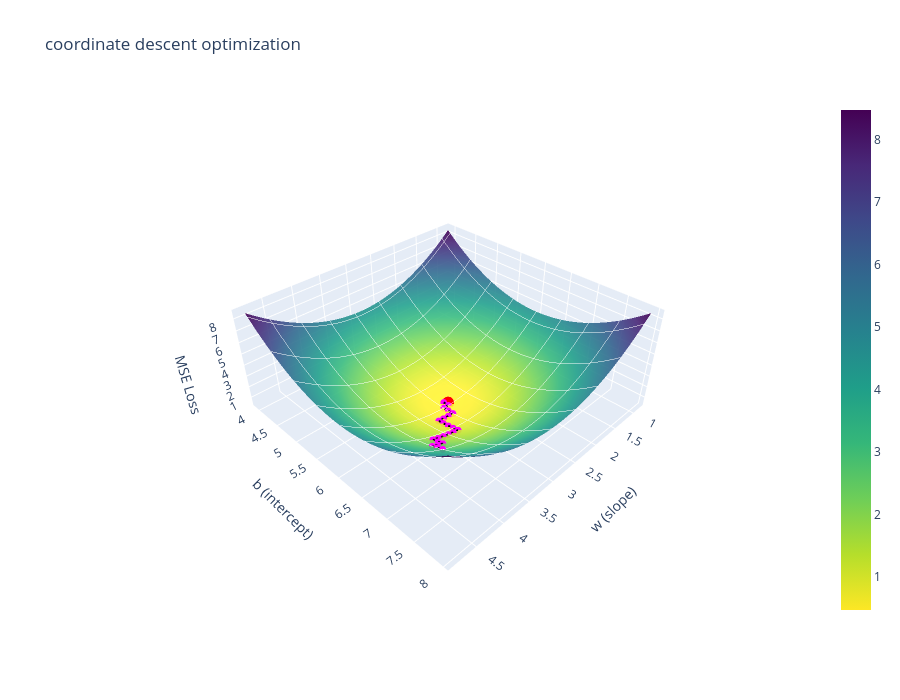

The notebook cell this image was saved under:
### Code cell
search_path_plot(coordinate_descent_path, title='coordinate descent optimization')

### Figure 1 — Plotly figure (JSON) as saved in the notebook; plotly's stock layout.template omitted (floating-point values rounded to 4 significant figures; data arrays with more than 128 entries replaced by an {"elided": "..."} marker saying what was removed)
{"data": [{"colorscale": [[0, "#fde725"], [0.1111, "#b5de2b"], [0.2222, "#6ece58"], [0.3333, "#35b779"], [0.4444, "#1f9e89"], [0.5556, "#26828e"], [0.6667, "#31688e"], [0.7778, "#3e4989"], [0.8889, "#482878"], [1, "#440154"]], "contours": {"x": {"color": "white", "show": true}, "y": {"color": "white", "show": true}}, "opacity": 0.9, "showscale": true, "type": "surface", "x": {"elided": "100x100 float values"}, "y": {"elided": "100x100 float values"}, "z": {"elided": "100x100 float values"}}, {"line": {"color": "black", "width": 4}, "marker": {"color": "magenta", "size": 4}, "mode": "lines+markers", "showlegend": false, "type": "scatter3d", "x": [4, 4], "y": [7, 6.9], "z": [2.893, 2.693]}, {"line": {"color": "black", "width": 4}, "marker": {"color": "magenta", "size": 4}, "mode": "lines+markers", "showlegend": false, "type": "scatter3d", "x": [4, 4], "y": [6.9, 6.8], "z": [2.693, 2.513]}, {"line": {"color": "black", "width": 4}, "marker": {"color": "magenta", "size": 4}, "mode": "lines+markers", "showlegend": false, "type": "scatter3d", "x": [4, 3.9], "y": [6.8, 6.8], "z": [2.513, 2.293]}, {"line": {"color": "black", "width": 4}, "marker": {"color": "magenta", "size": 4}, "mode": "lines+markers", "showlegend": false, "type": "scatter3d", "x": [3.9, 3.8], "y": [6.8, 6.8], "z": [2.293, 2.094]}, {"line": {"color": "black", "width": 4}, "marker": {"color": "magenta", "size": 4}, "mode": "lines+markers", "showlegend": false, "type": "scatter3d", "x": [3.8, 3.8], "y": [6.8, 6.7], "z": [2.094, 1.933]}, {"line": {"color": "black", "width": 4}, "marker": {"color": "magenta", "size": 4}, "mode": "lines+markers", "showlegend": false, "type": "scatter3d", "x": [3.8, 3.8], "y": [6.7, 6.6], "z": [1.933, 1.793]}, {"line": {"color": "black", "width": 4}, "marker": {"color": "magenta", "size": 4}, "mode": "lines+markers", "showlegend": false, "type": "scatter3d", "x": [3.8, 3.7], "y": [6.6, 6.6], "z": [1.793, 1.613]}, {"line": {"color": "black", "width": 4}, "marker": {"color": "magenta", "size": 4}, "mode": "lines+markers", "showlegend": false, "type": "scatter3d", "x": [3.7, 3.6], "y": [6.6, 6.6], "z": [1.613, 1.454]}, {"line": {"color": "black", "width": 4}, "marker": {"color": "magenta", "size": 4}, "mode": "lines+markers", "showlegend": false, "type": "scatter3d", "x": [3.6, 3.5], "y": [6.6, 6.6], "z": [1.454, 1.314]}, {"line": {"color": "black", "width": 4}, "marker": {"color": "magenta", "size": 4}, "mode": "lines+markers", "showlegend": false, "type": "scatter3d", "x": [3.5, 3.4], "y": [6.6, 6.6], "z": [1.314, 1.195]}, {"line": {"color": "black", "width": 4}, "marker": {"color": "magenta", "size": 4}, "mode": "lines+markers", "showlegend": false, "type": "scatter3d", "x": [3.4, 3.3], "y": [6.6, 6.6], "z": [1.195, 1.095]}, {"line": {"color": "black", "width": 4}, "marker": {"color": "magenta", "size": 4}, "mode": "lines+markers", "showlegend": false, "type": "scatter3d", "x": [3.3, 3.3], "y": [6.6, 6.5], "z": [1.095, 0.975]}, {"line": {"color": "black", "width": 4}, "marker": {"color": "magenta", "size": 4}, "mode": "lines+markers", "showlegend": false, "type": "scatter3d", "x": [3.3, 3.3], "y": [6.5, 6.4], "z": [0.975, 0.8746]}, {"line": {"color": "black", "width": 4}, "marker": {"color": "magenta", "size": 4}, "mode": "lines+markers", "showlegend": false, "type": "scatter3d", "x": [3.3, 3.3], "y": [6.4, 6.3], "z": [0.8746, 0.7942]}, {"line": {"color": "black", "width": 4}, "marker": {"color": "magenta", "size": 4}, "mode": "lines+markers", "showlegend": false, "type": "scatter3d", "x": [3.3, 3.3], "y": [6.3, 6.2], "z": [0.7942, 0.7338]}, {"line": {"color": "black", "width": 4}, "marker": {"color": "magenta", "size": 4}, "mode": "lines+markers", "showlegend": false, "type": "scatter3d", "x": [3.3, 3.2], "y": [6.2, 6.2], "z": [0.7338, 0.6543]}, {"line": {"color": "black", "width": 4}, "marker": {"color": "magenta", "size": 4}, "mode": "lines+markers", "showlegend": false, "type": "scatter3d", "x": [3.2, 3.1], "y": [6.2, 6.2], "z": [0.6543, 0.5948]}, {"line": {"color": "black", "width": 4}, "marker": {"color": "magenta", "size": 4}, "mode": "lines+markers", "showlegend": false, "type": "scatter3d", "x": [3.1, 3.0], "y": [6.2, 6.2], "z": [0.5948, 0.5553]}, {"line": {"color": "black", "width": 4}, "marker": {"color": "magenta", "size": 4}, "mode": "lines+markers", "showlegend": false, "type": "scatter3d", "x": [3.0, 3.0], "y": [6.2, 6.1], "z": [0.5553, 0.5149]}, {"line": {"color": "black", "width": 4}, "marker": {"color": "magenta", "size": 4}, "mode": "lines+markers", "showlegend": false, "type": "scatter3d", "x": [3.0, 3.0], "y": [6.1, 6.0], "z": [0.5149, 0.4945]}, {"line": {"color": "black", "width": 4}, "marker": {"color": "magenta", "size": 4}, "mode": "lines+markers", "showlegend": false, "type": "scatter3d", "x": [3.0, 2.9], "y": [6.0, 6.0], "z": [0.4945, 0.475]}, {"line": {"color": "black", "width": 4}, "marker": {"color": "magenta", "size": 4}, "mode": "lines+markers", "showlegend": false, "type": "scatter3d", "x": [2.9, 2.9], "y": [6.0, 6.0], "z": [0.475, 0.475]}, {"line": {"color": "black", "width": 4}, "marker": {"color": "magenta", "size": 4}, "mode": "lines+markers", "showlegend": false, "type": "scatter3d", "x": [2.9, 2.9], "y": [6.0, 5.9], "z": [0.475, 0.4746]}, {"line": {"color": "black", "width": 4}, "marker": {"color": "magenta", "size": 4}, "mode": "lines+markers", "showlegend": false, "type": "scatter3d", "x": [2.9, 2.9], "y": [5.9, 5.9], "z": [0.4746, 0.4746]}, {"line": {"color": "black", "width": 4}, "marker": {"color": "magenta", "size": 4}, "mode": "lines+markers", "showlegend": false, "type": "scatter3d", "x": [2.9, 2.9], "y": [5.9, 5.9], "z": [0.4746, 0.4746]}, {"line": {"color": "black", "width": 4}, "marker": {"color": "magenta", "size": 4}, "mode": "lines+markers", "showlegend": false, "type": "scatter3d", "x": [2.9, 2.9], "y": [5.9, 5.9], "z": [0.4746, 0.4746]}, {"line": {"color": "black", "width": 4}, "marker": {"color": "magenta", "size": 4}, "mode": "lines+markers", "showlegend": false, "type": "scatter3d", "x": [2.9, 2.9], "y": [5.9, 5.9], "z": [0.4746, 0.4746]}, {"line": {"color": "black", "width": 4}, "marker": {"color": "magenta", "size": 4}, "mode": "lines+markers", "showlegend": false, "type": "scatter3d", "x": [2.9, 2.9], "y": [5.9, 5.9], "z": [0.4746, 0.4746]}, {"line": {"color": "black", "width": 4}, "marker": {"color": "magenta", "size": 4}, "mode": "lines+markers", "showlegend": false, "type": "scatter3d", "x": [2.9, 2.9], "y": [5.9, 5.9], "z": [0.4746, 0.4746]}, {"line": {"color": "black", "width": 4}, "marker": {"color": "magenta", "size": 4}, "mode": "lines+markers", "showlegend": false, "type": "scatter3d", "x": [2.9, 2.9], "y": [5.9, 5.9], "z": [0.4746, 0.4746]}, {"marker": {"color": "red", "size": 7}, "mode": "markers", "name": "Minimum", "showlegend": false, "type": "scatter3d", "x": [2.852], "y": [5.948], "z": [0.4701]}], "layout": {"height": 700, "scene": {"aspectratio": {"x": 1, "y": 1, "z": 0.4}, "xaxis": {"title": {"text": "w (slope)"}}, "yaxis": {"title": {"text": "b (intercept)"}}, "zaxis": {"title": {"text": "MSE Loss"}}}, "title": {"text": "coordinate descent optimization"}, "width": 900}}
